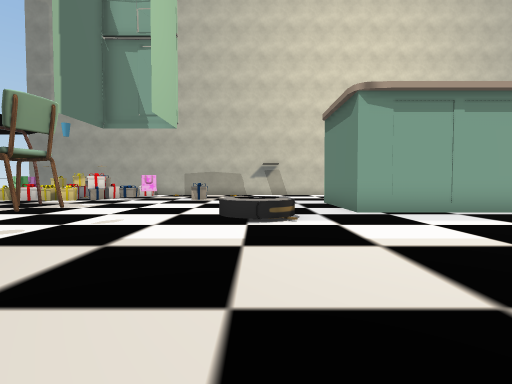
View 1 (above)

18 first-person views from a walk through a scene from a Unity 3-D project. The camera is 1.4 m above the floor, tilts 2° down and sees 85° across. The floor is counted in squares, 2 m on a side. Each view is taken from the middle of a square. On the plan, view 1 faces up. The plan holds only what a view shows up to about 9 squares ahead; the rest is blank. The place goes on beyond the plan. Some surface patterns are stand-ins.

View 2
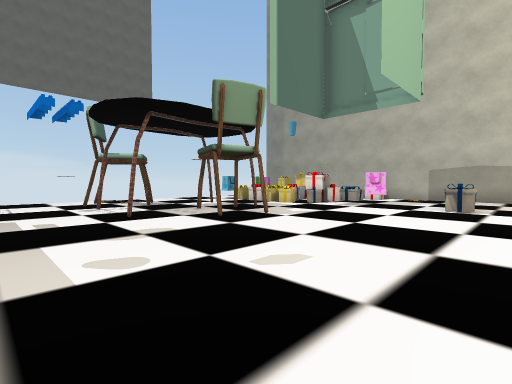

View 3
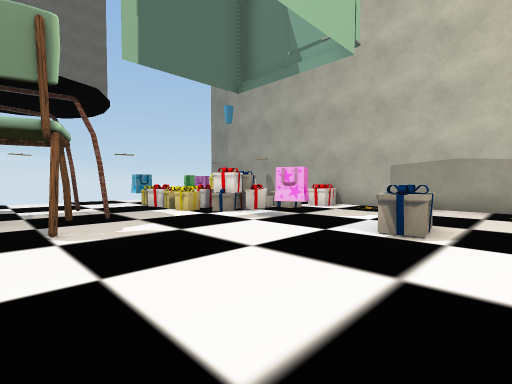

View 4
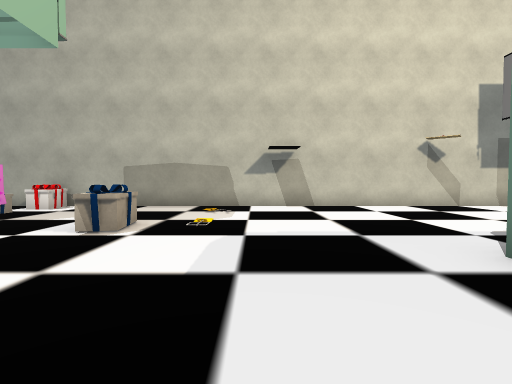

View 5
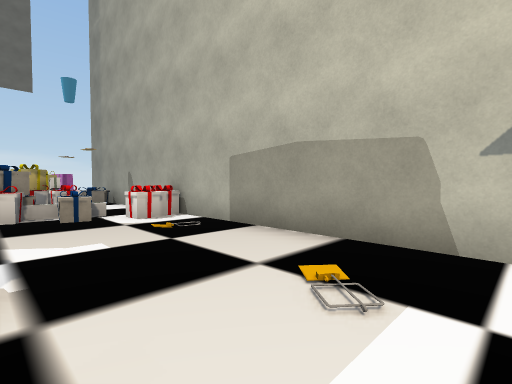

View 6
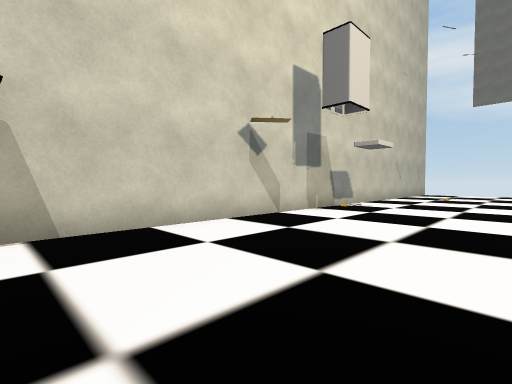

View 7
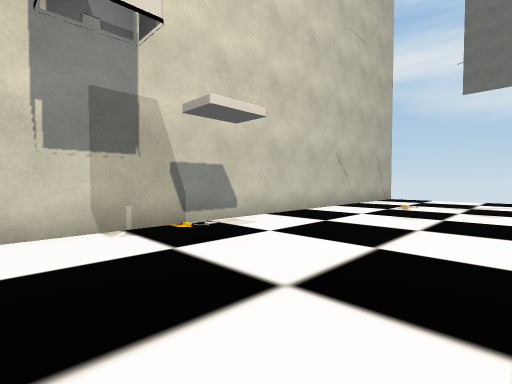

View 8
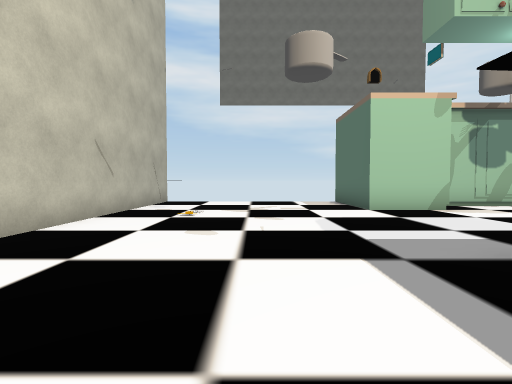

View 9
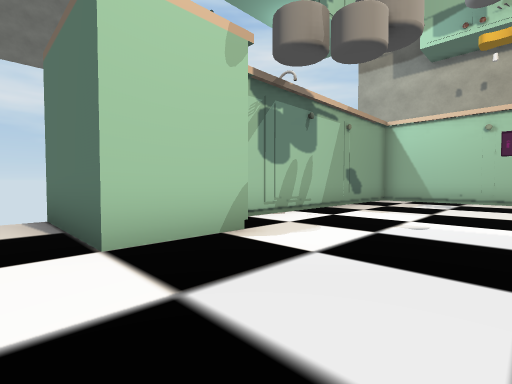

View 10
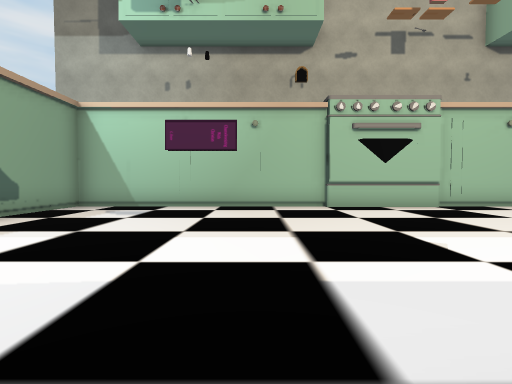

View 11
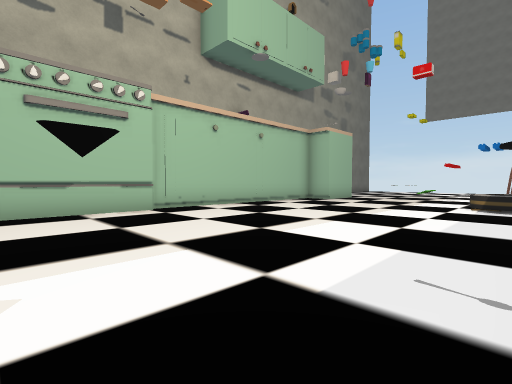

View 12
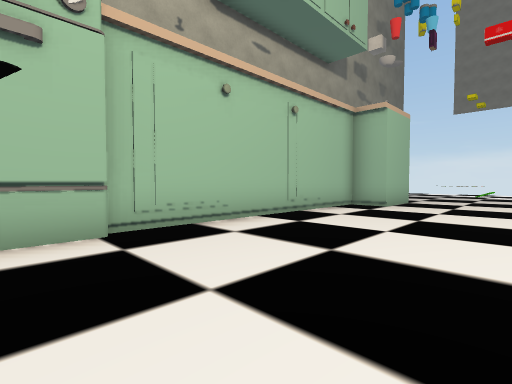

View 13
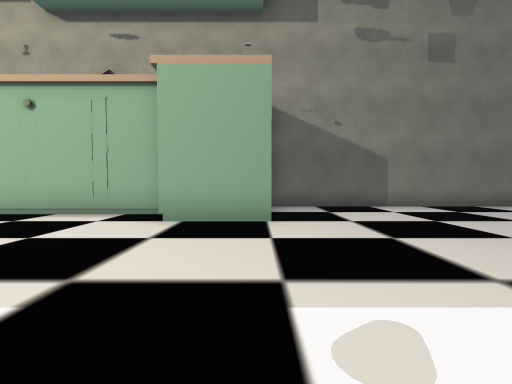

View 14
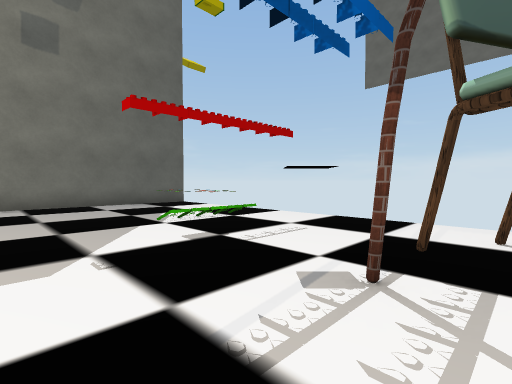

View 15
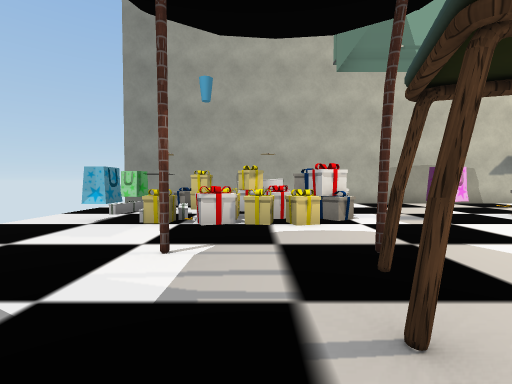

View 16
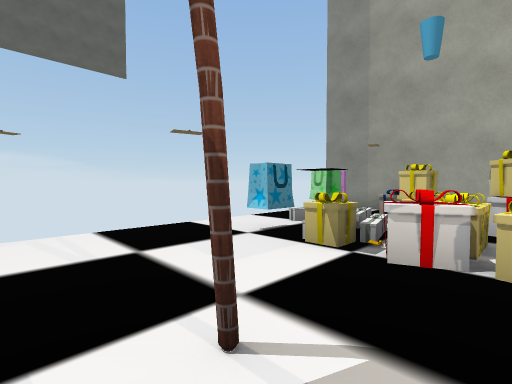

View 17
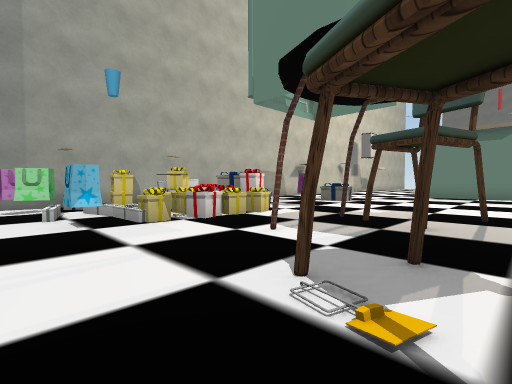

View 18
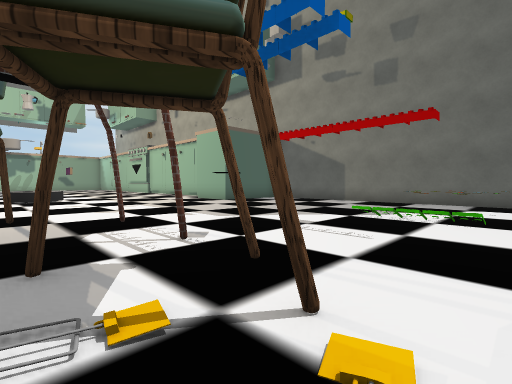

### Floor plan
Key: @ floor where view 1 was taken; # wall or solid block; . floor; / step, stairs or slope; ^ raised ledge; C chair; B bag; O other object.
Columns run from 12 left of view 1 to 18 right of it. Each row starts with its distance up from view 1.
 16  #     #######################
 15 ..O###O.......................
 14 .BO.OOO.................... ..
 13  BOOOOO.......................
 12 .//OOOO...O...................
 11 .BOOOO..B.O...... ............
 10  ...............      .........
  9 ...#...........#       ....####
  8 .....C.........#        ...##
  7 ..C..CC........####    .  ..#
  6 .C..........^...............#
  5 ..CO.#......^...............#
  4 ............................#
  3 ............................#
  2 ............................#
  1   ..........................#
  0    ......##.@...............#
 -1   ....... ########O##########
 -2  ........
 -3  #########

Where each view was taken, in squares from view 1:
view 1: 0 up, 0 right, facing up
view 2: 3 up, 1 left, facing up-left
view 3: 7 up, 1 left, facing up-left
view 4: 7 up, 0 right, facing up
view 5: 12 up, 0 right, facing up-left
view 6: 11 up, 1 right, facing up-right
view 7: 11 up, 6 right, facing up-right
view 8: 12 up, 8 right, facing right
view 9: 10 up, 12 right, facing down-right
view 10: 7 up, 11 right, facing down
view 11: 6 up, 9 right, facing down-left
view 12: 3 up, 7 right, facing down-left
view 13: 5 up, 3 left, facing down
view 14: 6 up, 7 left, facing down-left
view 15: 6 up, 8 left, facing up
view 16: 8 up, 8 left, facing up-left
view 17: 6 up, 12 left, facing up-right
view 18: 7 up, 12 left, facing down-right
